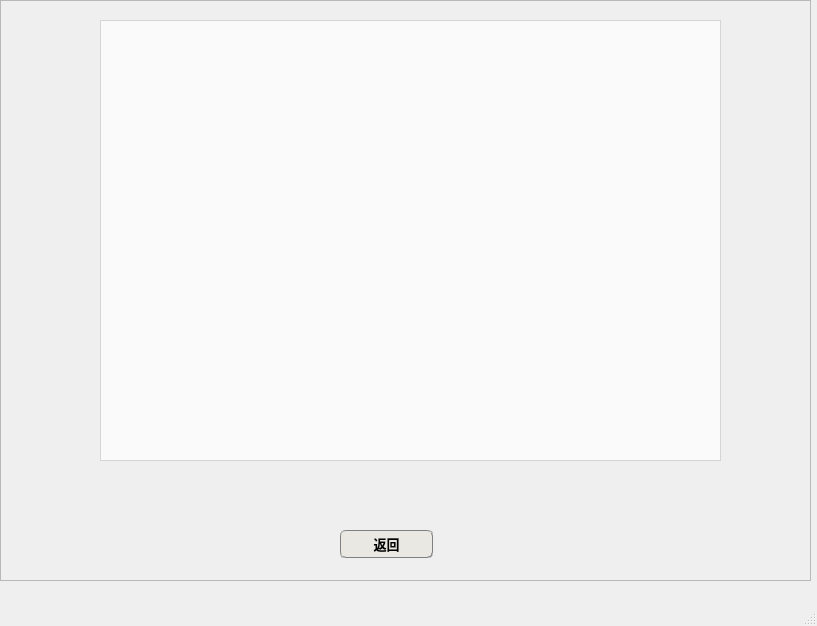
<?xml version="1.0" encoding="UTF-8"?>
<ui version="4.0">
 <class>borrowing</class>
 <widget class="QMainWindow" name="borrowing">
  <property name="geometry">
   <rect>
    <x>0</x>
    <y>0</y>
    <width>817</width>
    <height>626</height>
   </rect>
  </property>
  <property name="windowTitle">
   <string>MainWindow</string>
  </property>
  <widget class="QWidget" name="centralwidget">
   <widget class="QTableView" name="tableView">
    <property name="geometry">
     <rect>
      <x>100</x>
      <y>20</y>
      <width>621</width>
      <height>441</height>
     </rect>
    </property>
    <property name="styleSheet">
     <string notr="true">background-color:rgba(255,255,255,70%)</string>
    </property>
   </widget>
   <widget class="QFrame" name="frame">
    <property name="geometry">
     <rect>
      <x>0</x>
      <y>0</y>
      <width>811</width>
      <height>581</height>
     </rect>
    </property>
    <property name="styleSheet">
     <string notr="true">border-image: url(:/new/img/back.png)</string>
    </property>
    <property name="frameShape">
     <enum>QFrame::StyledPanel</enum>
    </property>
    <property name="frameShadow">
     <enum>QFrame::Raised</enum>
    </property>
    <widget class="QPushButton" name="pushButton_return">
     <property name="geometry">
      <rect>
       <x>340</x>
       <y>530</y>
       <width>93</width>
       <height>28</height>
      </rect>
     </property>
     <property name="font">
      <font>
       <family>Adobe Arabic</family>
       <pointsize>10</pointsize>
       <weight>75</weight>
       <bold>true</bold>
      </font>
     </property>
     <property name="styleSheet">
      <string notr="true">/*	qproperty-icon: url(./appIcons/location-1.png);
按钮普通态*/
QPushButton
{
	border:0.5px groove gray;
	border-radius:5px;
	padding:2px 4px;
	background-color:rgb(233 , 232 , 227);
}

/*按钮停留态*/
QPushButton:hover
{
    /*背景颜色*/  
    background-color:rgb(255 , 255 , 255);
}

/*按钮按下态*/
QPushButton:pressed
{
    /*背景颜色*/  
    background-color:rgb(255 , 255 , 255);
    /*左内边距为3像素，让按下时字向右移动3像素*/  
    padding-left:5px;
    /*上内边距为3像素，让按下时字向下移动3像素*/  
    padding-top:5px;
}</string>
     </property>
     <property name="text">
      <string>返回</string>
     </property>
     <property name="icon">
      <iconset>
       <normaloff>返回.png</normaloff>返回.png</iconset>
     </property>
    </widget>
   </widget>
   <zorder>frame</zorder>
   <zorder>tableView</zorder>
  </widget>
  <widget class="QMenuBar" name="menubar">
   <property name="geometry">
    <rect>
     <x>0</x>
     <y>0</y>
     <width>817</width>
     <height>23</height>
    </rect>
   </property>
  </widget>
  <widget class="QStatusBar" name="statusbar"/>
 </widget>
 <resources/>
 <connections/>
</ui>
